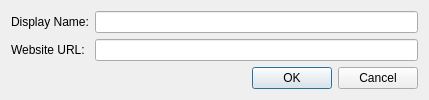
<?xml version="1.0" encoding="UTF-8"?>
<ui version="4.0">
 <class>Dialog</class>
 <widget class="QDialog" name="Dialog">
  <property name="geometry">
   <rect>
    <x>0</x>
    <y>0</y>
    <width>429</width>
    <height>93</height>
   </rect>
  </property>
  <property name="windowTitle">
   <string>Add Website</string>
  </property>
  <property name="windowIcon">
   <iconset>
    <normaloff>../../assets/logo.png</normaloff>../../assets/logo.png</iconset>
  </property>
  <property name="modal">
   <bool>true</bool>
  </property>
  <layout class="QGridLayout" name="gridLayout_2">
   <item row="1" column="0">
    <widget class="QLabel" name="url_label">
     <property name="text">
      <string>Website URL: </string>
     </property>
    </widget>
   </item>
   <item row="0" column="1">
    <widget class="QLineEdit" name="display_line">
     <property name="toolTip">
      <string>The name displayed on the menu</string>
     </property>
    </widget>
   </item>
   <item row="1" column="1">
    <widget class="QLineEdit" name="url_line">
     <property name="toolTip">
      <string>Full url to website</string>
     </property>
    </widget>
   </item>
   <item row="0" column="0">
    <widget class="QLabel" name="display_label">
     <property name="text">
      <string>Display Name:</string>
     </property>
    </widget>
   </item>
   <item row="2" column="0" colspan="2">
    <widget class="QDialogButtonBox" name="add_button_box">
     <property name="standardButtons">
      <set>QDialogButtonBox::Cancel|QDialogButtonBox::Ok</set>
     </property>
    </widget>
   </item>
  </layout>
 </widget>
 <resources/>
 <connections/>
</ui>
